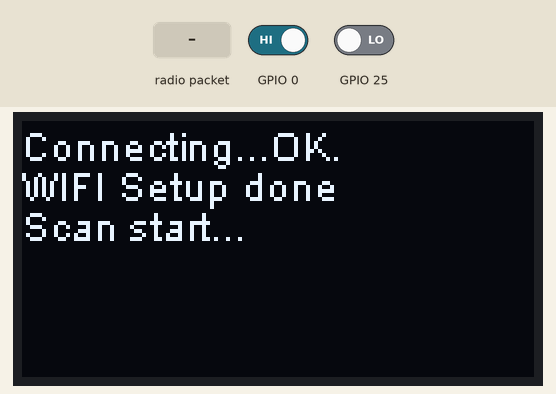
Recording of a sketch running on a simulated ESP32. On the bench: 128×64 one-colour display. Inputs (shaded band) come from the test bench; at power-on: GPIO 0 HIGH, GPIO 25 LOW. WiFi joins after 1.5 s; servers stay silent unless stated; a WiFi scan finds three made-up networks; what the sketch prints to the serial monitor is not drawn.

Above: at 3.1 s.
At 8.2 s:
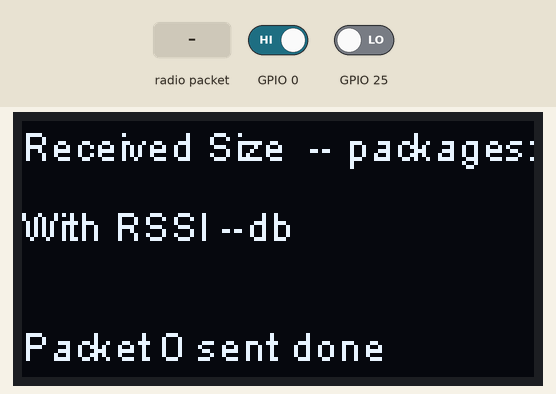
8.3 s: radio packet "1" arrives
At 10.0 s:
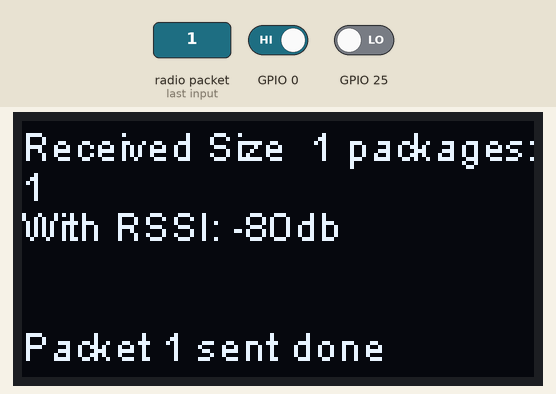
11.0 s: GPIO 0 driven LOW
At 11.4 s:
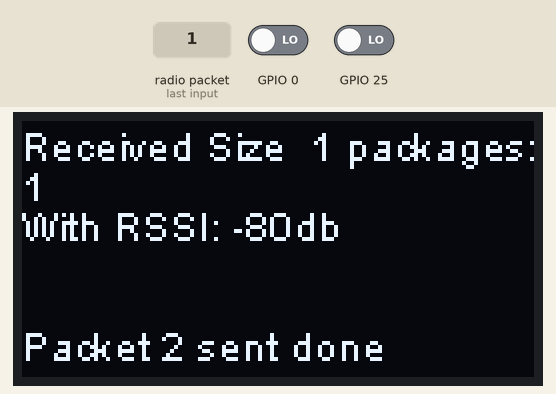
12.5 s: radio packet "0" arrives
At 14.2 s:
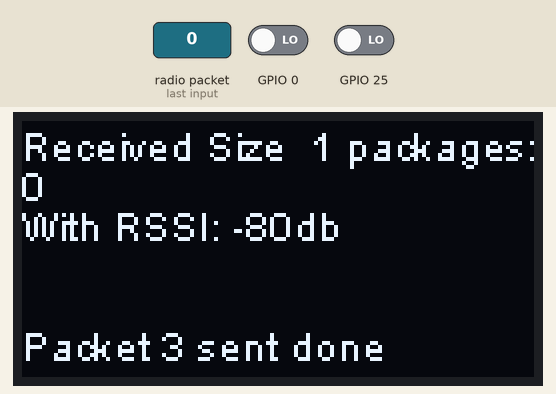
Timing chart, 0 to 15.7 s (numbered marks = the images above; inputs shaded):
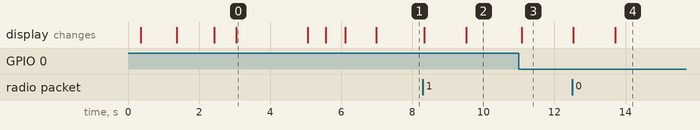

The sketch:

LoRa_HttpRequets.ino
```cpp
/*
 * HelTec Automation(TM) WIFI_LoRa_32 factory test code, witch includ
 * follow functions:
 *
 * - Basic OLED function test;
 *
 * - Basic serial port test(in baud rate 115200);
 *
 * - LED blink test;
 *
 * - WIFI connect and scan test;
 *
 * - LoRa Ping-Pong test (DIO0 -- GPIO26 interrup check the new incoming messages);
 *
 * - Timer test and some other Arduino basic functions.
 *
 * by Aaron.Lee from HelTec AutoMation, ChengDu, China
 * 成都惠利特自动化科技有限公司
 * https://heltec.org
 *
 * this project also realess in GitHub:
 * https://github.com/HelTecAutomation/Heltec_ESP32
*/

#include "Arduino.h"
#include "heltec.h"
#include "WiFi.h"
#include "images.h"

#define BAND 915E6 //you can set band here directly,e.g. 868E6,*915E6*

String rssi = "RSSI --";
String packSize = "--";
String packet;

unsigned int counter = 0;

bool receiveflag = false; // software flag for LoRa receiver, received data makes it true.

long lastSendTime = 0; // last send time
int interval = 1000;   // interval between sends
uint64_t chipid;

void logo()
{
	Heltec.display->clear();
	Heltec.display->drawXbm(0, 5, logo_width, logo_height, (const unsigned char *)logo_bits);
	Heltec.display->display();
}

void WIFISetUp(void)
{
	// Set WiFi to station mode and disconnect from an AP if it was previously connected
	WiFi.disconnect(true);
	delay(100);
	WiFi.mode(WIFI_STA);
	WiFi.setAutoConnect(true);
	WiFi.begin("Uai_Fi", "91DC064816"); //fill in "Your WiFi SSID","Your Password"
	delay(100);

	byte count = 0;
	while (WiFi.status() != WL_CONNECTED && count < 10)
	{
		count++;
		delay(500);
		Heltec.display->drawString(0, 0, "Connecting...");
		Heltec.display->display();
	}

	Heltec.display->clear();
	if (WiFi.status() == WL_CONNECTED)
	{
		Heltec.display->drawString(0, 0, "Connecting...OK.");
		Heltec.display->display();
		//		delay(500);
	}
	else
	{
		Heltec.display->clear();
		Heltec.display->drawString(0, 0, "Connecting...Failed");
		Heltec.display->display();
		//while(1);
	}
	Heltec.display->drawString(0, 10, "WIFI Setup done");
	Heltec.display->display();
	delay(500);
}

void WIFIScan(unsigned int value)
{
	unsigned int i;
	WiFi.mode(WIFI_STA);

	for (i = 0; i < value; i++)
	{
		Heltec.display->drawString(0, 20, "Scan start...");
		Heltec.display->display();

		int n = WiFi.scanNetworks();
		Heltec.display->drawString(0, 30, "Scan done");
		Heltec.display->display();
		delay(500);
		Heltec.display->clear();

		if (n == 0)
		{
			Heltec.display->clear();
			Heltec.display->drawString(0, 0, "no network found");
			Heltec.display->display();
			//while(1);
		}
		else
		{
			Heltec.display->drawString(0, 0, (String)n);
			Heltec.display->drawString(14, 0, "networks found:");
			Heltec.display->display();
			delay(500);

			for (int i = 0; i < n; ++i)
			{
				// Print SSID and RSSI for each network found
				Heltec.display->drawString(0, (i + 1) * 9, (String)(i + 1));
				Heltec.display->drawString(6, (i + 1) * 9, ":");
				Heltec.display->drawString(12, (i + 1) * 9, (String)(WiFi.SSID(i)));
				Heltec.display->drawString(90, (i + 1) * 9, " (");
				Heltec.display->drawString(98, (i + 1) * 9, (String)(WiFi.RSSI(i)));
				Heltec.display->drawString(114, (i + 1) * 9, ")");
				//            display.println((WiFi.encryptionType(i) == WIFI_AUTH_OPEN)?" ":"*");
				delay(10);
			}
		}

		Heltec.display->display();
		delay(800);
		Heltec.display->clear();
	}
}

bool resendflag = false;
bool deepsleepflag = false;
void interrupt_GPIO0()
{
	delay(10);
	if (digitalRead(0) == 0)
	{
		if (digitalRead(LED) == LOW)
		{
			resendflag = true;
		}
		else
		{
			deepsleepflag = true;
		}
	}
}

void setup()
{
	Heltec.begin(true /*DisplayEnable Enable*/, true /*LoRa Enable*/, true /*Serial Enable*/, true /*LoRa use PABOOST*/, BAND /*LoRa RF working band*/);

	logo();
	delay(300);
	Heltec.display->clear();

	WIFISetUp();
	WiFi.disconnect(); //重新初始化WIFI
	WiFi.mode(WIFI_STA);
	delay(100);

	WIFIScan(1);

	chipid = ESP.getEfuseMac();									 //The chip ID is essentially its MAC address(length: 6 bytes).
	Serial.printf("ESP32ChipID=%04X", (uint16_t)(chipid >> 32)); //print High 2 bytes
	Serial.printf("%08X\n", (uint32_t)chipid);					 //print Low 4bytes.

	attachInterrupt(0, interrupt_GPIO0, FALLING);
	LoRa.onReceive(onReceive);
	send();
	LoRa.receive();
	displaySendReceive();
}

void loop()
{
	if (deepsleepflag)
	{
		LoRa.end();
		LoRa.sleep();
		delay(100);
		pinMode(4, INPUT);
		pinMode(5, INPUT);
		pinMode(14, INPUT);
		pinMode(15, INPUT);
		pinMode(16, INPUT);
		pinMode(17, INPUT);
		pinMode(18, INPUT);
		pinMode(19, INPUT);
		pinMode(26, INPUT);
		pinMode(27, INPUT);
		digitalWrite(Vext, HIGH);
		delay(2);
		esp_deep_sleep_start();
	}
	if (resendflag)
	{
		resendflag = false;
		send();
		LoRa.receive();
		displaySendReceive();
	}
	if (receiveflag)
	{
		digitalWrite(25, HIGH);
		displaySendReceive();
		delay(1000);
		receiveflag = false;
		send();
		LoRa.receive();
		displaySendReceive();
	}
}

void send()
{
	LoRa.beginPacket();
	LoRa.print("Astalavista Baby ");
	LoRa.print(counter++);
	LoRa.endPacket();
}
void displaySendReceive()
{
	Heltec.display->drawString(0, 50, "Packet " + (String)(counter - 1) + " sent done");
	Heltec.display->drawString(0, 0, "Received Size  " + packSize + " packages:");
	Heltec.display->drawString(0, 10, packet);
	Heltec.display->drawString(0, 20, "With " + rssi + "db");
	Heltec.display->display();
	delay(100);
	Heltec.display->clear();
}
void onReceive(int packetSize) //LoRa receiver interrupt service
{
	//if (packetSize == 0) return;

	packet = "";
	packSize = String(packetSize, DEC);

	while (LoRa.available())
	{
		packet += (char)LoRa.read();
	}

	Serial.println(packet);
	rssi = "RSSI: " + String(LoRa.packetRssi(), DEC);
	receiveflag = true;
}
```

Source omitted: images.h (data table, 5681 bytes)

Measured:
- after the input at 8.3 s, the display: first changes at once (image 2 shows a later state)
- after the input at 11.0 s, the display: changes after 0.08 s (image 3)
- after the input at 12.5 s, the display: first changes at once (image 4 shows a later state)
- what the display in image 0 shows lasts 2.1 s, from 3.0 s to 5.1 s
